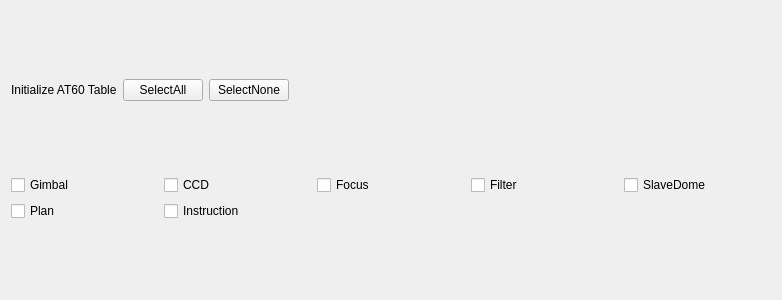
<?xml version="1.0" encoding="UTF-8"?>
<ui version="4.0">
 <class>DBMAT60TablePanel</class>
 <widget class="QWidget" name="DBMAT60TablePanel">
  <property name="geometry">
   <rect>
    <x>0</x>
    <y>0</y>
    <width>782</width>
    <height>300</height>
   </rect>
  </property>
  <property name="windowTitle">
   <string>DBMAT60TablePanel</string>
  </property>
  <layout class="QVBoxLayout" name="verticalLayout">
   <item>
    <layout class="QHBoxLayout" name="horizontalLayout_2">
     <item>
      <widget class="QLabel" name="label">
       <property name="text">
        <string>Initialize AT60 Table</string>
       </property>
      </widget>
     </item>
     <item>
      <widget class="QPushButton" name="_btnSelectAll">
       <property name="text">
        <string>SelectAll</string>
       </property>
      </widget>
     </item>
     <item>
      <widget class="QPushButton" name="_btnSelectNone">
       <property name="text">
        <string>SelectNone</string>
       </property>
      </widget>
     </item>
     <item>
      <spacer name="horizontalSpacer">
       <property name="orientation">
        <enum>Qt::Horizontal</enum>
       </property>
       <property name="sizeHint" stdset="0">
        <size>
         <width>40</width>
         <height>20</height>
        </size>
       </property>
      </spacer>
     </item>
    </layout>
   </item>
   <item>
    <layout class="QGridLayout" name="gridLayout">
     <item row="0" column="0">
      <widget class="QCheckBox" name="_cbGimbal">
       <property name="text">
        <string>Gimbal</string>
       </property>
      </widget>
     </item>
     <item row="0" column="1">
      <widget class="QCheckBox" name="_cbCCD">
       <property name="text">
        <string>CCD</string>
       </property>
      </widget>
     </item>
     <item row="0" column="2">
      <widget class="QCheckBox" name="_cbFocus">
       <property name="text">
        <string>Focus</string>
       </property>
      </widget>
     </item>
     <item row="0" column="3">
      <widget class="QCheckBox" name="_cbFilter">
       <property name="text">
        <string>Filter</string>
       </property>
      </widget>
     </item>
     <item row="0" column="4">
      <widget class="QCheckBox" name="_cbSlaveDome">
       <property name="text">
        <string>SlaveDome</string>
       </property>
      </widget>
     </item>
     <item row="1" column="0">
      <widget class="QCheckBox" name="_cbPlan">
       <property name="text">
        <string>Plan</string>
       </property>
      </widget>
     </item>
     <item row="1" column="1">
      <widget class="QCheckBox" name="_cbInstruction">
       <property name="text">
        <string>Instruction</string>
       </property>
      </widget>
     </item>
    </layout>
   </item>
  </layout>
 </widget>
 <resources/>
 <connections/>
</ui>
